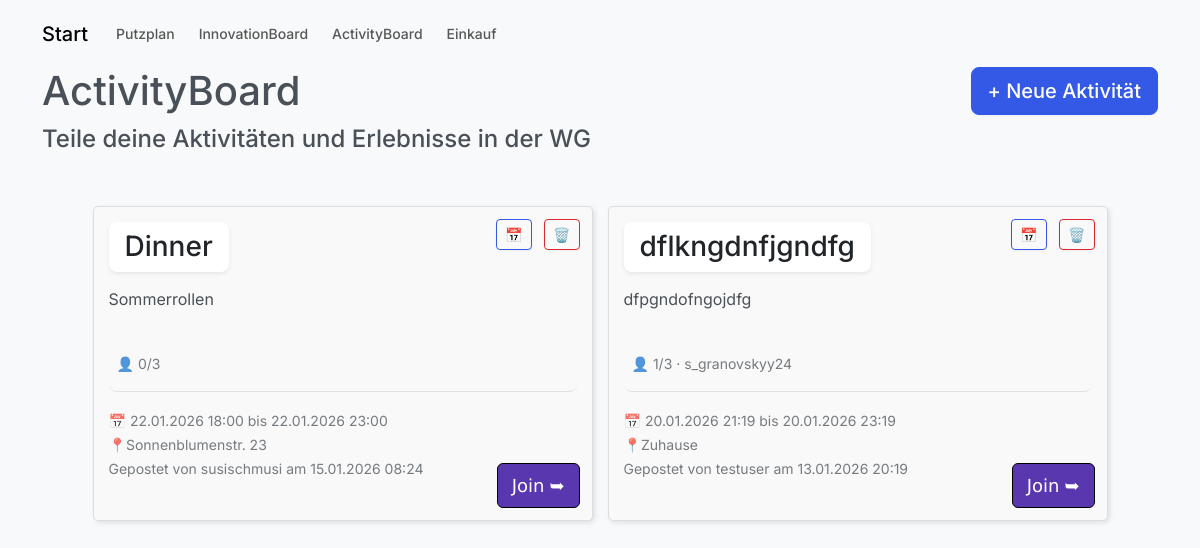
Screenshot of /activityboard/ (signed in) with the database file from the repository.
### db.py (models this page shows)
class Activity(db.Model):
    __tablename__ = 'ACTIVITY'
    activity_id = db.Column(db.Integer, primary_key=True, index=True, unique=True)
    wg_id = db.Column(db.Integer, db.ForeignKey('WG.wg_id'), nullable=False)
    created_by = db.Column(db.Integer, db.ForeignKey('USER.user_id'), nullable=False)
    title = db.Column(db.String, nullable=False)
    description = db.Column(db.String)
    date = db.Column(db.DateTime, nullable=False)
    location = db.Column(db.String)
    max_participants = db.Column(db.Integer, nullable=True)
    participants = db.relationship(
        "User",
        secondary=activity_participants,
        back_populates="joined_activities"
    )  #participants
    created_at = db.Column(db.DateTime, server_default=db.func.now())
    updated_at = db.Column(db.DateTime, nullable=False)  #new time varivable as to not migrate
    wg = db.relationship('Wg', back_populates='activities')
    creator = db.relationship('User', back_populates='activities_created')

class User(db.Model):
    __tablename__ = 'USER'
    user_id = db.Column(db.Integer, primary_key=True, index=True, unique=True)
    username = db.Column(db.String, nullable=False, unique=True)
    password_hash = db.Column(db.String, nullable=False, unique=True)
    email = db.Column(db.String, nullable=False, unique=True)
    role = db.Column(db.String, nullable=False)
    wg_id = db.Column(db.Integer, db.ForeignKey('WG.wg_id'), nullable=True)
    wg = db.relationship('Wg', back_populates='users')
    cleaning_tasks = db.relationship('CleaningTask', back_populates='assigned_user')
    activities_created = db.relationship('Activity', back_populates='creator')
    ideas = db.relationship('Idea', back_populates='creator',foreign_keys='Idea.created_by')
    idea_comments = db.relationship('Idea_Comment', back_populates='user')
    idea_likes = db.relationship('Idea_Like', back_populates='user')
    added_items = db.relationship('ShoppingItem', foreign_keys='ShoppingItem.added_by', back_populates='added_by_user')
    assigned_items = db.relationship('ShoppingItem', foreign_keys='ShoppingItem.assigned_to', back_populates='assigned_to_user')
    joined_activities = db.relationship(
        "Activity",
        secondary=activity_participants,
        back_populates="participants"
    )  #joined_activities

### app.py (the view, shortened to what this page needs)
@app.route("/activityboard/", methods=['GET', 'POST'])
def activity_board():
    if 'user_id' not in session:
        return redirect(url_for('login'))
    form = ActivityForm()
    current_user_id = int(session["user_id"])
    all_users = User.query.all()
    activities = (Activity.query
                  .filter_by(wg_id=1)  # wg_id = user.wg_id
                  .options(joinedload(Activity.creator), joinedload(Activity.participants))
                  .order_by(Activity.created_at.desc())
                  .all())
    return render_template("activityboard.html", form=form, activities=activities, all_users=all_users, current_user_id=current_user_id)  #To be replaced with current_user().user_id

### templates/activityboard.html (shortened to what this page needs)
{% extends "base.html" %}
{% block content %}
<nav class="navbar navbar-expand-lg navbar-light bg-light">
  <a class="navbar-brand" href="{{ url_for('dashboard') }}">Start</a>
  <div class="navbar-nav">
    <a class="nav-link" href="{{ url_for('putzplan') }}">Putzplan</a>
    <a class="nav-link" href="{{ url_for('innovation_board') }}">InnovationBoard</a>
    <a class="nav-link" href="{{ url_for('activity_board') }}">ActivityBoard</a>
    <a class="nav-link" href="{{ url_for('einkaufsplan') }}">Einkauf</a>
</nav>
<div style="display:flex; justify-content:space-between; align-items:center; margin-bottom: 10px;">
  <h1 style="margin:0;">ActivityBoard</h1>
  <label for="modalToggleNewActivity"
         class="btn btn-lg btn-primary">
    + Neue Aktivität
  </label>
</div>
<h4>Teile deine Aktivitäten und Erlebnisse in der WG</h4>
<br>
<div class="activities-list">
  {% for activity in activities %}
    <div class="activity-card">
      <form method="POST" action="{{ url_for('delete_activity', activity_id=activity.activity_id) }}" style="position: absolute; top: 12px; right: 12px; margin: 0;">
          <button type="submit" class="btn btn-sm btn-outline-danger"
            title = "löschen" aria-label="löschen"
            onclick="return confirm('Aktivität wirklich löschen?');">🗑️</button>
      </form>
      <form method="POST" action="{{ url_for('activity_ics', activity_id=activity.activity_id) }}"
      style="position:absolute; top:12px; right:50px; margin-right:10px;">
        <button type="submit"
                class="btn btn-sm btn-outline-primary"
                title="In Kalender speichern (.ics)"
                aria-label="In Kalender speichern (.ics)">
          📅
        </button>
      </form>
      <h3 class="d-inline-block px-3 py-2 rounded-3 bg-white text-dark shadow-sm" style="margin-bottom: 15px;">{{ activity.title }}</h3>
      <br>
      <p class="activity-desc mb-2">{{ activity.description }}</p>
      <br>
        <div class="pb-3 mb-3 border-bottom background-light p-2 rounded-3">
          <small class="text-muted">
            {% if activity.max_participants %}
              👤 {{ activity.participants|length }}/{{ activity.max_participants }}
            {% else %}
              👥 {{ activity.participants|length }}
            {% endif %}
            {% if activity.participants|length > 0 %}
              ·
              {% for u in activity.participants %}
                {{ u.username }}{% if not loop.last %}, {% endif %}
              {% endfor %}
            {% endif %}
          </small>
        </div>
      <small class="text-muted" style = "margin-bottom: 10px;">📅 {{ activity.date.strftime('%d.%m.%Y %H:%M') }} bis {{ activity.updated_at.strftime('%d.%m.%Y %H:%M') }}</small>
      {% if activity.location %}
        <br>
        <small class="text-muted" style = "margin-bottom: 10px;">📍{{ activity.location }}</small>
      {% endif %}
        <br>
      <small class="text-muted" style="margin-top: 20px; margin-bottom: 5px;">Gepostet von {{ activity.creator.username }} am {{ activity.created_at.strftime('%d.%m.%Y %H:%M') }}</small>
      <br>
            {% set is_joined = current_user_id and (activity.participants
            | selectattr('user_id', 'equalto', current_user_id)
            | list | length > 0) %}
        <form method="POST"
              action="{% if is_joined %}{{ url_for('leave_activity', activity_id=activity.activity_id) }}{% else %}{{ url_for('join_activity', activity_id=activity.activity_id) }}{% endif %}"
              class="m-0 action-form">
          <button type="submit"
                  class="action-btn {% if is_joined %}action-leave{% else %}action-join{% endif %}"
                  onclick="return confirm('{% if is_joined %}Von der Aktivität wirklich abmelden?{% else %}Aktivität wirklich beitreten?{% endif %}');">
            {% if is_joined %}𝗟𝖾𝖺𝗏𝖾 ✘{% else %}𝖩𝗈𝗂𝗇 ➥{% endif %}
          </button>
        </form>
    </div>
  {% else %}
    <p>Noch keine Aktivitäten geteilt. Sei der/die Erste!</p>
  {% endfor %}
</div>
{% endblock %}

### templates/activityboard.html (style rules this page uses)
.activities-list { display: flex; gap: 15px; align-items: flex-start; justify-content: center; margin-top: 20px; }
.activity-card { position: relative; border: 1px solid #ddd; border-radius: 5px; padding: 15px; padding-bottom: 60px; background-color: #f9f9f9; box-shadow: 2px 2px 5px rgba(0,0,0,0.1); width: 100%; max-width: 500px; }
.activity-card .action-form { position: absolute; right: 12px; bottom: 12px; margin: 0; }
.activity-card .action-btn { display: inline-block; width: auto; height: auto; padding: 8px 14px; border-radius: 6px; border: 1px solid black; color: white; font-size: 18px; cursor: pointer; white-space: nowrap; }
.activity-card .action-join { background-color: rgb(89, 55, 175); }
.activity-card h3 { padding-right: 60px; }
.activity-card { padding-bottom: 40px; }
.activity-desc { white-space: pre-wrap; overflow-wrap: anywhere; word-break: break-word; max-width: 100%; }

### rows the page displays
Activity: title "Dinner", description "Sommerrollen", participants|length "0", max_participants "3", date "22.01.2026 18:00", updated_at "22.01.2026 23:00", location "Sonnenblumenstr. 23", creator.username "susischmusi", created_at "15.01.2026 08:24"
Activity: title "dflkngdnfjgndfg", description "dfpgndofngojdfg", participants|length "1", max_participants "3", date "20.01.2026 21:19", updated_at "20.01.2026 23:19", location "Zuhause", creator.username "testuser", created_at "13.01.2026 20:19"
User: username "s_granovskyy24"
